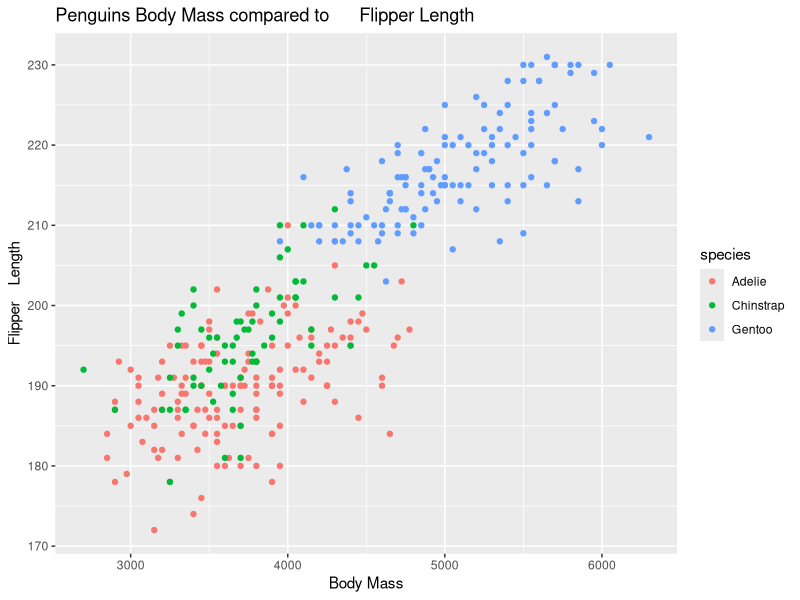

R code for this plot:
## ---- chunk 1
library(tidyverse)

library(palmerpenguins)
## ---- chunk 2
penguins |> ggplot(aes(x = body_mass_g, y = flipper_length_mm, color = species))+
  geom_point()+
  labs(title = "Penguins Body Mass compared to      Flipper Length", x = 'Body Mass', y = 'Flipper    Length')
